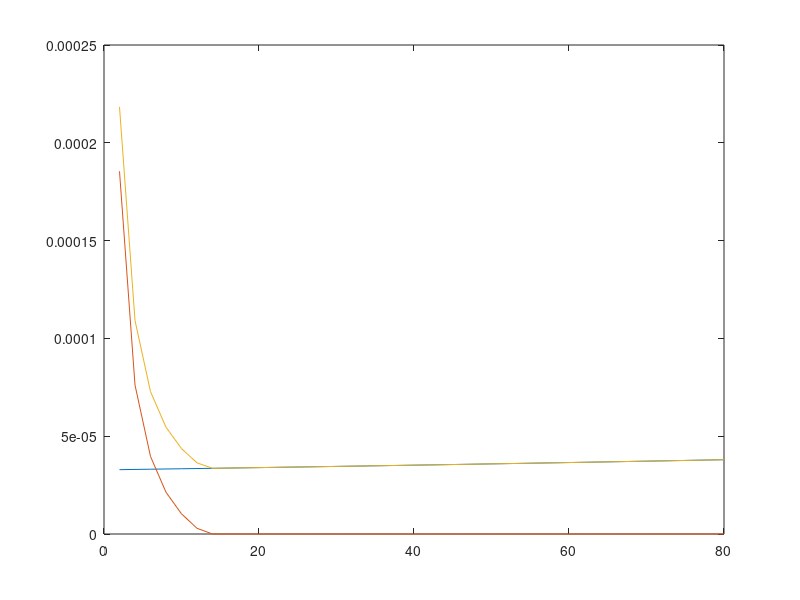
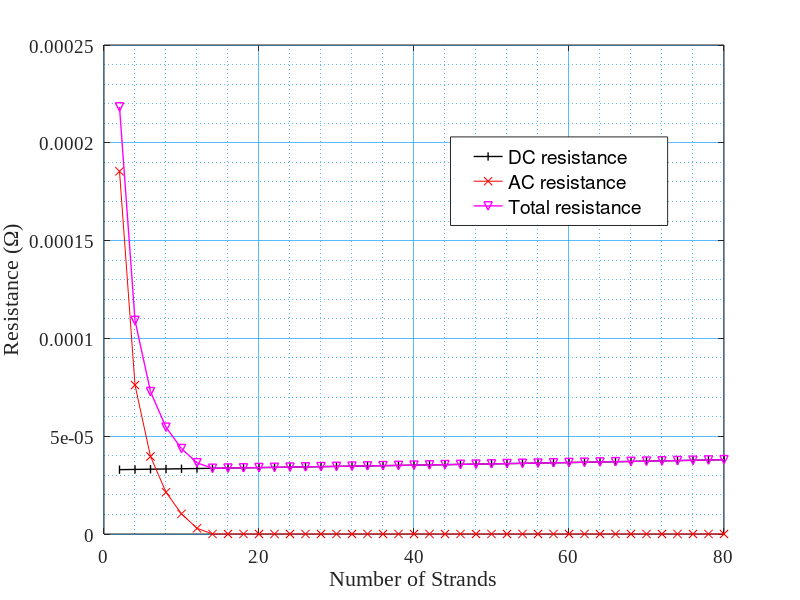
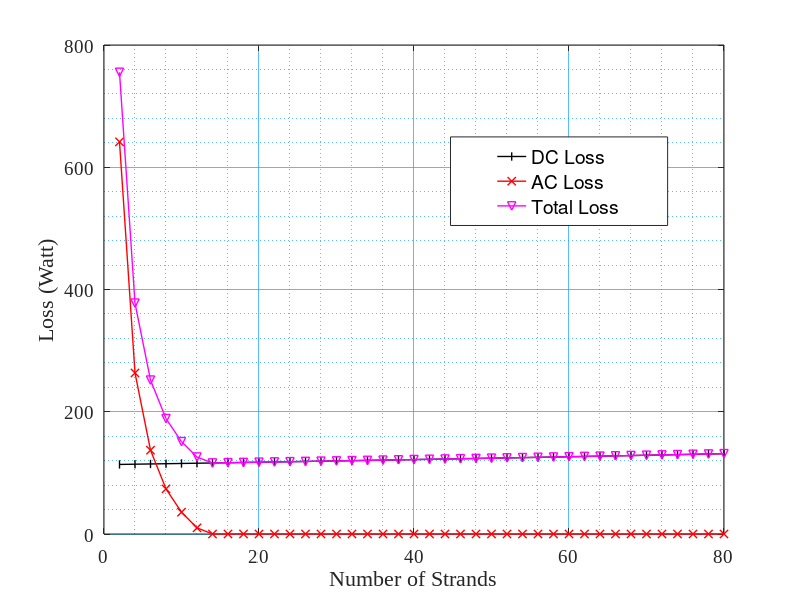

These figures' MATLAB source, in order:
total_height=61.4e-3; % slot copper height for single copper
insulation=0.21e-3;
total_width=16e-3;


RDC=[];
RAC=[];
strand=[];
skin_depth=9.22e-3;
for numberOfverticalStrand=1:40

width_strand=7.69e-3;
length=0.9*2;
% numberOfverticalStrand=23;
numberOfhorizontalStrand=2;

height_strand=(total_height/numberOfverticalStrand)-insulation;

ro=1.72e-8;
DC_resistance=ro*length/((width_strand*height_strand));

DC_resistance=DC_resistance/(numberOfverticalStrand*numberOfhorizontalStrand);
RDC=[RDC DC_resistance];

if height_strand<skin_depth
    RAC=[RAC 0];
else 
  RAC=[RAC, DC_resistance*((height_strand/skin_depth)-1)]  ; 
end

strand=[strand numberOfverticalStrand*numberOfhorizontalStrand];
end

%%
figure();
plot(strand,RDC)
hold on;
plot(strand,RAC)
hold on;
plot(strand,RAC+RDC)



%%
I=1860; 
% Create figure
figure1 = figure;

% Create axes
axes1 = axes('Parent',figure1);
hold(axes1,'on');

% Create multiple lines using matrix input to plot
% plot1 = plot(X1,YMatrix1,'Parent',axes1);
plot1 =plot(strand,RDC,'Parent',axes1);
plot2=plot(strand,RAC,'Parent',axes1);
plot3=plot(strand,(RAC+RDC),'Parent',axes1);


set(plot1,'DisplayName','DC resistance','Marker','|','Color',[0 0 0],'LineWidth',1);
set(plot2,'DisplayName','AC resistance','Marker','x','Color',[1 0 0]),'LineWidth',1;
set(plot3,'DisplayName','Total resistance','Marker','v','Color',[1 0 1],'LineWidth',1);


grid on;
grid minor;

set(axes1,'FontName','Times New Roman','FontSize',14,'GridAlpha',0.7,...
    'GridColor',[0.0745098039215686 0.623529411764706 1],'MinorGridAlpha',0.7,...
    'MinorGridColor',[0.0745098039215686 0.623529411764706 1],'XMinorGrid','on',...
    'YMinorGrid','on','ZMinorGrid','on');

% Create ylabel
ylabel({'Resistance (\Omega)'},'FontSize',16,'FontName','Times New Roman');

% Create xlabel
xlabel({'Number of Strands'},'FontSize',16);

box(axes1,'on');
hold(axes1,'off');
% Set the remaining axes properties


% Create legend
legend1 = legend(axes1,'show');
set(legend1,...
    'Position',[0.563095243470299 0.624206340913283 0.27142856605351 0.147619043574447],...
    'FontSize',14);


%%

I=1860; 
% Create figure
figure1 = figure;

% Create axes
axes1 = axes('Parent',figure1);
hold(axes1,'on');

% Create multiple lines using matrix input to plot
% plot1 = plot(X1,YMatrix1,'Parent',axes1);
plot1 =plot(strand,RDC*I*I,'Parent',axes1);
plot2=plot(strand,RAC*I*I,'Parent',axes1);
plot3=plot(strand,(RAC+RDC)*I*I,'Parent',axes1);


set(plot1,'DisplayName','DC Loss','Marker','|','Color',[0 0 0],'LineWidth',1);
set(plot2,'DisplayName','AC Loss','Marker','x','Color',[1 0 0],'LineWidth',1);
set(plot3,'DisplayName','Total Loss','Marker','v','Color',[1 0 1],'LineWidth',1);


grid on;
grid minor;

set(axes1,'FontName','Times New Roman','FontSize',14,'GridAlpha',0.7,...
    'GridColor',[0.0745098039215686 0.623529411764706 1],'MinorGridAlpha',0.7,...
    'MinorGridColor',[0.0745098039215686 0.623529411764706 1],'XMinorGrid','on',...
    'YMinorGrid','on','ZMinorGrid','on');

% Create ylabel
ylabel({'Loss (Watt)'},'FontSize',16,'FontName','Times New Roman');

% Create xlabel
xlabel({'Number of Strands'},'FontSize',16);

box(axes1,'on');
hold(axes1,'off');
% Set the remaining axes properties


% Create legend
legend1 = legend(axes1,'show');
set(legend1,...
    'Position',[0.563095243470299 0.624206340913283 0.27142856605351 0.147619043574447],...
    'FontSize',14);

%%

RDC=3.5584e-5;
RDC_passive=RDC/2;
RDC_active=RDC/2;

RDC_active_st=RDC_active*4;

I=1860;

P=(-3*I/2)^2*RDC_active_st+(-I/2)^2*RDC_active_st+(I/4)^2*RDC_active_st+(3*I/4)^2*RDC_active_st+61.5

P=(-3*I/4)^2*RDC_active_st+(-I/4)^2*RDC_active_st+61.5






